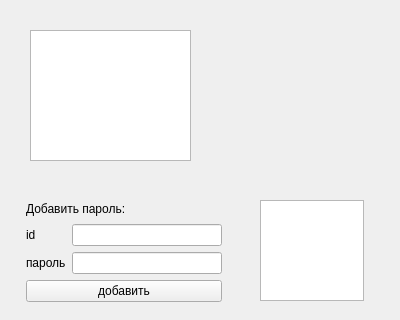
<?xml version="1.0" encoding="UTF-8"?>
<ui version="4.0">
 <class>Form</class>
 <widget class="QWidget" name="Form">
  <property name="geometry">
   <rect>
    <x>0</x>
    <y>0</y>
    <width>400</width>
    <height>320</height>
   </rect>
  </property>
  <property name="windowTitle">
   <string>Form</string>
  </property>
  <widget class="QListWidget" name="listWidget">
   <property name="geometry">
    <rect>
     <x>30</x>
     <y>30</y>
     <width>161</width>
     <height>131</height>
    </rect>
   </property>
  </widget>
  <widget class="QWidget" name="layoutWidget">
   <property name="geometry">
    <rect>
     <x>26</x>
     <y>200</y>
     <width>196</width>
     <height>102</height>
    </rect>
   </property>
   <layout class="QVBoxLayout" name="verticalLayout_4">
    <item>
     <widget class="QLabel" name="label_3">
      <property name="text">
       <string>Добавить пароль:</string>
      </property>
     </widget>
    </item>
    <item>
     <layout class="QVBoxLayout" name="verticalLayout_3">
      <item>
       <layout class="QHBoxLayout" name="horizontalLayout">
        <item>
         <layout class="QVBoxLayout" name="verticalLayout">
          <item>
           <widget class="QLabel" name="label">
            <property name="text">
             <string>id </string>
            </property>
           </widget>
          </item>
          <item>
           <widget class="QLabel" name="label_2">
            <property name="text">
             <string>пароль</string>
            </property>
           </widget>
          </item>
         </layout>
        </item>
        <item>
         <layout class="QVBoxLayout" name="verticalLayout_2">
          <item>
           <widget class="QLineEdit" name="lineEdit"/>
          </item>
          <item>
           <widget class="QLineEdit" name="lineEdit_2"/>
          </item>
         </layout>
        </item>
       </layout>
      </item>
      <item>
       <widget class="QPushButton" name="pushButton">
        <property name="text">
         <string>добавить</string>
        </property>
       </widget>
      </item>
     </layout>
    </item>
   </layout>
  </widget>
  <widget class="QTextEdit" name="textEdit">
   <property name="geometry">
    <rect>
     <x>260</x>
     <y>200</y>
     <width>104</width>
     <height>101</height>
    </rect>
   </property>
  </widget>
 </widget>
 <resources/>
 <connections/>
</ui>
